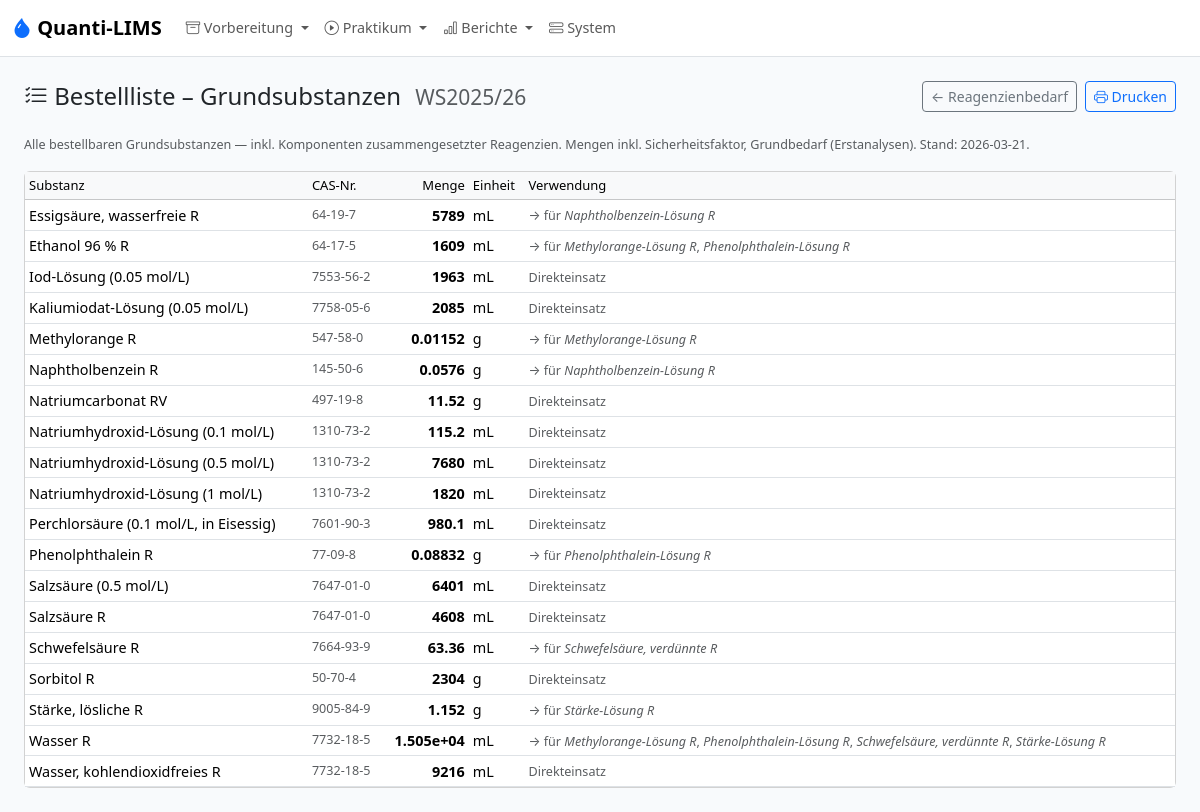
The app's page /reports/reagents/order-list, older data.
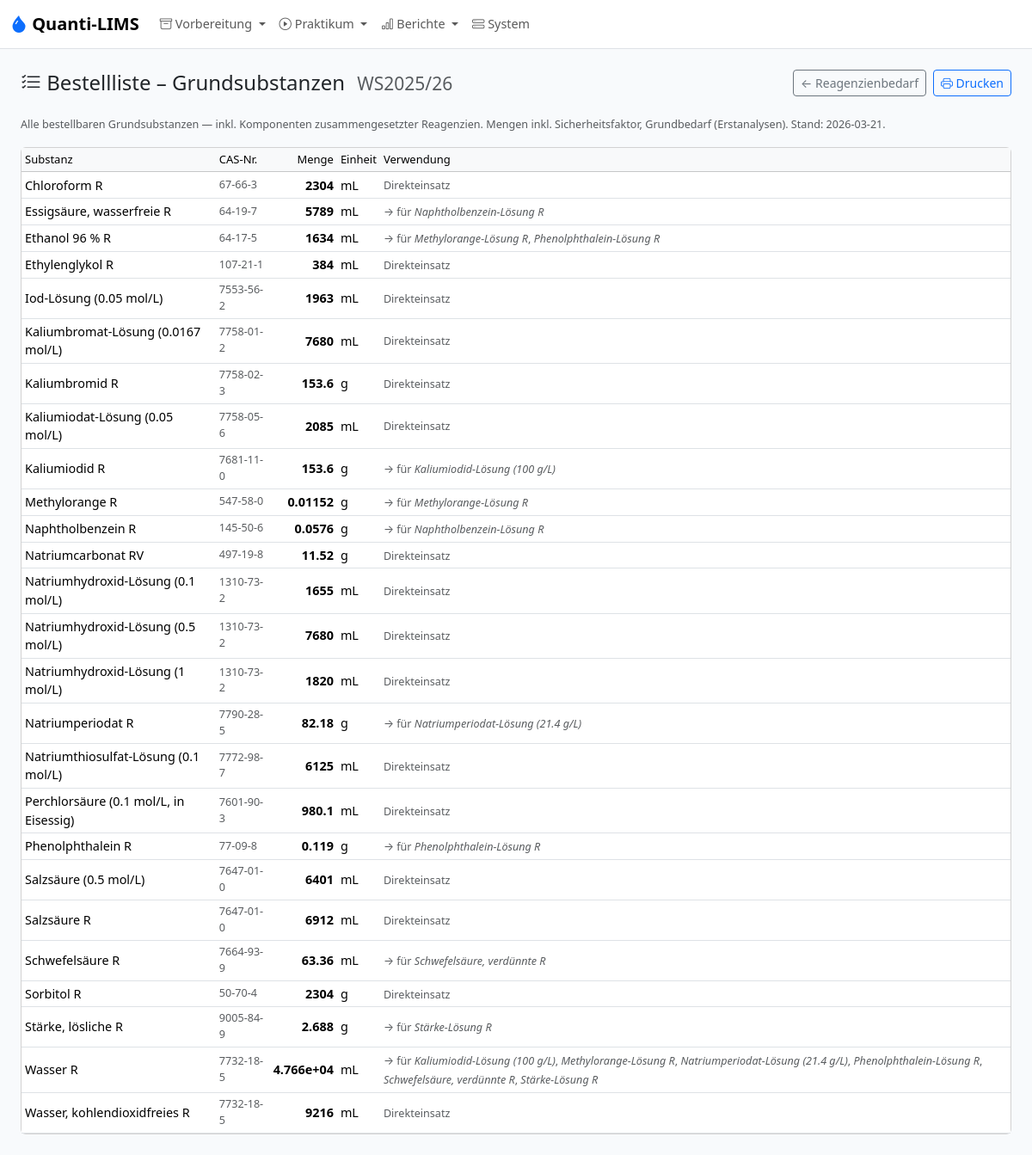
The same page, newer data.
### models.py (models this page shows)
class Reagent(db.Model):
    __tablename__ = "reagent"
    id = db.Column(db.Integer, primary_key=True)
    name = db.Column(db.String(200), unique=True, nullable=False)
    abbreviation = db.Column(db.String(50))
    is_composite = db.Column(db.Boolean, nullable=False, default=False)
    is_primary_standard = db.Column(db.Boolean, nullable=False, default=False)
    formula = db.Column(db.String(100))
    molar_mass_gmol = db.Column(db.Float)
    e_ab_g = db.Column(db.Float)
    base_unit = db.Column(UNIT_ENUM, nullable=False, default="mL")
    cas_number = db.Column(db.String(30))
    density_g_ml = db.Column(db.Float)
    hazard_symbols = db.Column(db.String(100))
    storage_info = db.Column(db.String(200))
    notes = db.Column(db.Text)
    position = db.Column(db.Integer, nullable=False, default=0)
    components = db.relationship(
        "ReagentComponent",
        foreign_keys="ReagentComponent.parent_reagent_id",
        back_populates="parent",
    )
    method_usages = db.relationship("MethodReagent", back_populates="reagent")
    primary_standard_methods = db.relationship("Method", back_populates="primary_standard")

### app.py (the view)
    @app.route("/reports/reagents/order-list")
    def reports_order_list():
        sem = active_semester()
        if not sem:
            return render_template("reports/order_list.html", semester=None, items=[], generated=None)
        from collections import defaultdict
        from datetime import date as _date
        aggregated: dict[tuple, dict] = defaultdict(lambda: {"name": "", "cas": "", "total": 0.0, "unit": "", "for_reagents": set()})
        batches = SampleBatch.query.filter_by(semester_id=sem.id).all()
        for batch in batches:
            analysis = batch.analysis
            method = analysis.method
            if not method:
                continue
            k = analysis.k_determinations or 1
            b = method.b_blind_determinations if method.blind_required else 0
            n = sum(1 for s in batch.samples if not s.is_buffer)
            safety = getattr(batch, "safety_factor", 1.2) or 1.2
            for mr in method.reagent_usages:
                total_amount = n * (k * mr.amount_per_determination + b * mr.amount_per_blind) * safety
                reagent = mr.reagent
                if not reagent:
                    continue
                if not reagent.is_composite:
                    unit_label = canonical_unit_label(mr.amount_unit)
                    entry = aggregated[(reagent.id, unit_label)]
                    entry["name"] = reagent.name
                    entry["cas"] = reagent.cas_number or "–"
                    entry["total"] += total_amount
                    entry["unit"] = unit_label
                    entry["for_reagents"].add(None)  # used directly
                else:
                    for comp in reagent.components:
                        if not comp.child or not comp.per_parent_volume_ml or comp.per_parent_volume_ml <= 0:
                            continue
                        comp_total = total_amount / comp.per_parent_volume_ml * comp.quantity
                        unit_label = canonical_unit_label(comp.quantity_unit)
                        entry = aggregated[(comp.child_reagent_id, unit_label)]
                        entry["name"] = comp.child.name
                        entry["cas"] = comp.child.cas_number or "–"
                        entry["total"] += comp_total
                        entry["unit"] = unit_label
                        entry["for_reagents"].add(reagent.name)
        items = []
        for _key, data in aggregated.items():
            items.append({
                "name": data["name"],
                "cas": data["cas"],
                "total": data["total"],
                "unit": data["unit"],
                "for_reagents": sorted(r for r in data["for_reagents"] if r),
            })
        items.sort(key=lambda x: x["name"])
        return render_template("reports/order_list.html", semester=sem, items=items,
                               generated=_date.today().isoformat())

### models.py (called while the page is built)
def normalize_unit(unit: str | None) -> str | None:
    if unit is None:
        return None
    compact = unit.strip()
    if not compact:
        return None
    return UNIT_CANONICAL_MAP.get(compact.lower(), compact if compact in UNIT_CODES else None)

def canonical_unit_label(unit: str | None) -> str:
    normalized = normalize_unit(unit)
    if normalized is None:
        return unit or ""
    return UNIT_LABELS.get(normalized, normalized)

### templates/reports/order_list.html (shortened to what this page needs)
{% extends "base.html" %}
{% block content %}
<div class="d-flex justify-content-between align-items-center mb-4">
  <h4 class="mb-0"><i class="bi bi-list-check"></i> Bestellliste – Grundsubstanzen
    {% if semester %}<span class="text-muted small ms-2">{{ semester.code }}</span>{% endif %}
  </h4>
  <div class="d-flex gap-2">
    <a class="btn btn-outline-secondary btn-sm" href="{{ url_for('reports_reagents') }}">← Reagenzienbedarf</a>
    <button class="btn btn-outline-primary btn-sm" onclick="window.print()"><i class="bi bi-printer"></i> Drucken</button>
  </div>
</div>
{% if not semester %}
<div class="alert alert-warning">Kein aktives Semester.</div>
{% elif not items %}
<div class="alert alert-info">Keine Reagenzien-Daten vorhanden.</div>
{% else %}
<p class="text-body-secondary small mb-3">
  Alle bestellbaren Grundsubstanzen — inkl. Komponenten zusammengesetzter Reagenzien.
  Mengen inkl. Sicherheitsfaktor, Grundbedarf (Erstanalysen). Stand: {{ generated }}.
</p>
<div class="card">
<div class="table-responsive">
<table class="table table-sm table-hover mb-0 align-middle" id="order-table">
<thead class="table-light">
<tr><th>Substanz</th><th>CAS-Nr.</th><th class="text-end">Menge</th><th>Einheit</th><th>Verwendung</th></tr>
</thead>
<tbody>
{% for item in items %}
<tr>
  <td>{{ item.name }}</td>
  <td class="text-muted small">{{ item.cas }}</td>
  <td class="text-end"><strong>{{ "%.4g"|format(item.total) }}</strong></td>
  <td>{{ item.unit }}</td>
  <td>
    {% if item.for_reagents %}
      <span class="text-muted small">→ für {% for r in item.for_reagents %}<em>{{ r }}</em>{% if not loop.last %}, {% endif %}{% endfor %}</span>
    {% else %}
      <span class="text-muted small">Direkteinsatz</span>
    {% endif %}
  </td>
</tr>
{% endfor %}
</tbody>
</table>
</div>
</div>
{% endif %}
{% endblock %}

Row changes from the older to the newer data that the page shows:
now on this page (row unchanged): Reagent: name "Chloroform R", cas "67-66-3", total "2304", unit "mL", shows "Direkteinsatz", shown under "Bestellliste – Grundsubstanzen WS2025/26"
computed for Reagent "Ethanol 96 % R": total "1609" → "1634"
added Reagent: name "Ethylenglykol R", cas "107-21-1", total "384", unit "mL", shows "Direkteinsatz", shown under "Bestellliste – Grundsubstanzen WS2025/26"
added Reagent: name "Kaliumbromat-Lösung (0.0167 mol/L)", cas "7758-01-2", total "7680", unit "mL", shows "Direkteinsatz", shown under "Bestellliste – Grundsubstanzen WS2025/26"
added Reagent: name "Kaliumbromid R", cas "7758-02-3", total "153.6", unit "g", shows "Direkteinsatz", shown under "Bestellliste – Grundsubstanzen WS2025/26"
added Reagent: name "Kaliumiodid R", cas "7681-11-0", total "153.6", unit "g", shown under "Bestellliste – Grundsubstanzen WS2025/26"
added Reagent: name "Kaliumiodid-Lösung (100 g/L)"
changed Reagent "Natriumhydroxid-Lösung (0.1 mol/L)": total "115.2" → "1655"
added Reagent: name "Natriumperiodat R", cas "7790-28-5", total "82.18", unit "g", shown under "Bestellliste – Grundsubstanzen WS2025/26"
added Reagent: name "Natriumperiodat-Lösung (21.4 g/L)"
added Reagent: name "Natriumthiosulfat-Lösung (0.1 mol/L)", cas "7772-98-7", total "6125", unit "mL", shows "Direkteinsatz", shown under "Bestellliste – Grundsubstanzen WS2025/26"
changed Reagent "Phenolphthalein R": total "0.08832" → "0.119"
changed Reagent "Salzsäure R": total "4608" → "6912"
changed Reagent "Stärke, lösliche R": total "1.152" → "2.688"
changed Reagent "Wasser R": total "1.505e+04" → "4.766e+04"
